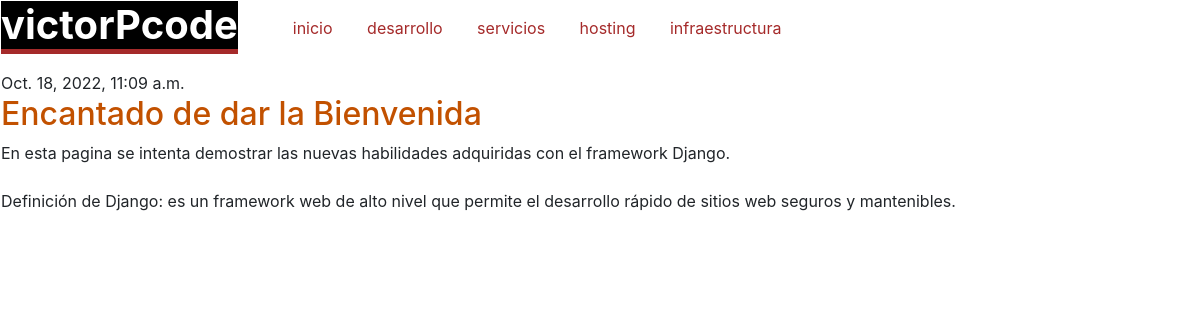
The app's page /post/1/ with its own data.
### blog/models.py (models this page shows, shortened)
class Post(models.Model):
    author = models.ForeignKey(settings.AUTH_USER_MODEL, on_delete=models.CASCADE)
    title = models.CharField(max_length=200)
    text = models.TextField()
    created_date = models.DateTimeField(default=timezone.now)
    published_date = models.DateTimeField(blank=True, null=True)

### blog/views.py (the view)
# urls.py: path('post/<int:pk>/', views.post_detail, name='post_detail'),
def post_detail(request, pk):
    post = get_object_or_404(Post, pk=pk)
    return render(request, 'blog/post_detail.html', {'post': post})

### blog/templates/blog/post_detail.html (shortened to what this page needs)
{% extends 'blog/base.html' %}
{% block content %}
<main>
    <article class="post">
        {% if post.published_date %}
            <time class="date">
                {{ post.published_date }}
            </time>
        {% endif %}
        <h2 style="color: #C25100;">{{ post.title }}</h2>
        <p>{{ post.text|linebreaksbr }}</p>
    </article>
</main>
{% endblock %}

### records on screen
Post: published_date "Oct. 18, 2022, 11:09 a.m.", title "Encantado de dar la Bienvenida", text "En esta pagina se intenta demostrar las nuevas habilidades adquiridas con el framework Django. Definición de Django: es un framework web de alto nivel que permite el desarrollo rápido de sitios web seguros y mantenibles."
